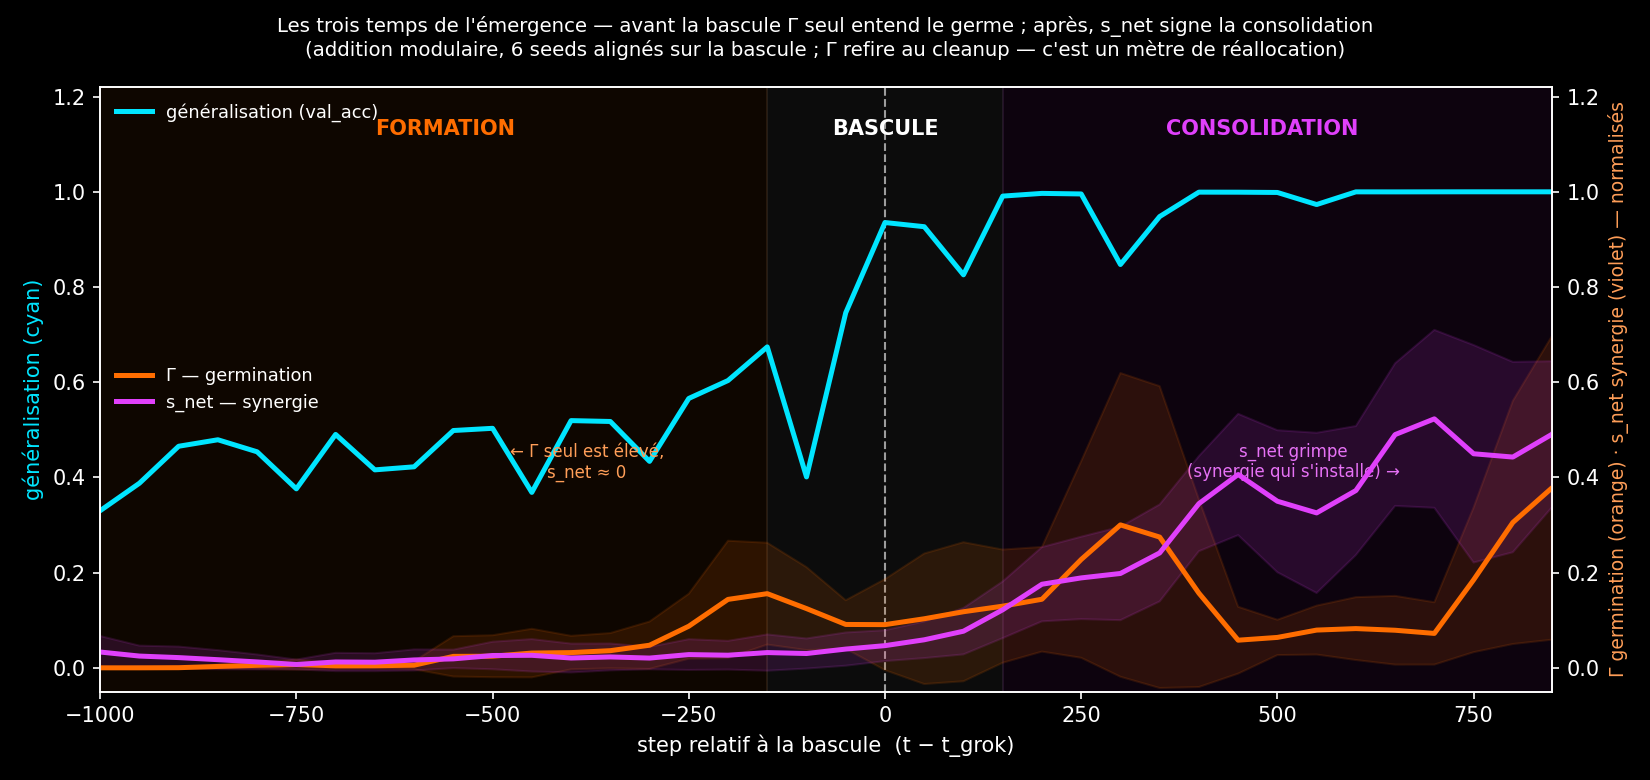

This chart was generated by the following Python code:
"""LA FIGURE DES TROIS TEMPS — version alignée-sur-grok, moyennée.

Aligne chaque run sur sa bascule (t − t_grok), moyenne Γ (formation) et s_net
(consolidation) à travers les seeds. Récit propre : Γ pique AVANT 0, s_net
monte APRÈS 0. C'est le résultat central, sur une timeline.
Données : modadd seeds 0-2, 10-12 (checkpoints sauvés). Pièce paper + portfolio.
"""
import os
import sys
import glob
import json
import numpy as np
import matplotlib
matplotlib.use("Agg")
import matplotlib.pyplot as plt

HERE = os.path.dirname(os.path.abspath(__file__))
sys.path.insert(0, HERE)
sys.path.insert(0, os.path.dirname(HERE))
sys.argv.append("--v1")
import xi_gamma_germination as xg
from xi_nn_grokking import measure_snet

RESULTS = os.path.join(HERE, "fig_three_phases")
SEEDS = (0, 1, 2, 10, 11, 12)
GRID = np.arange(-1400, 1000, 50)        # offset / grok, pas de 50 steps


def run_curves(seed):
    rd = os.path.join(xg.CKPT_ROOT, f"run_wd1.0_s{seed}")
    steps, acts, meta = xg.load_run(rd)                    # Frobenius (--v1)
    anchors, gamma, _ = xg.gamma_series(steps, acts, seed=seed)
    files = sorted(glob.glob(os.path.join(rd, "step_*.npz")))
    snet = [measure_snet(np.load(f)["acts_test"].astype(np.float64), seed=seed)[0]
            for f in files]
    tg = meta["t_grok"]
    val = np.interp([s for s in steps], [t["step"] for t in meta["traj"]],
                    [t["val_acc"] for t in meta["traj"]])
    # normalise Γ et s_net par leur propre max (forme, pas amplitude)
    g = np.array(gamma) / (max(gamma) + 1e-12)
    sn = np.array(snet) / (max(snet) + 1e-12)
    return {
        "g": np.interp(GRID, np.array(anchors) - tg, g, left=0, right=0),
        "sn": np.interp(GRID, np.array(steps) - tg, sn, left=0, right=np.nan),
        "val": np.interp(GRID, np.array(steps) - tg, val, left=0, right=1),
    }


def main():
    def smooth(x, k=3):
        ker = np.ones(k) / k
        return np.convolve(np.nan_to_num(x), ker, mode="same")

    C = [run_curves(s) for s in SEEDS]
    g = smooth(np.nanmean([c["g"] for c in C], 0))
    g_sd = smooth(np.nanstd([c["g"] for c in C], 0))
    sn = smooth(np.nanmean([c["sn"] for c in C], 0))
    sn_sd = smooth(np.nanstd([c["sn"] for c in C], 0))
    val = np.nanmean([c["val"] for c in C], 0)

    plt.style.use("dark_background")
    fig, ax = plt.subplots(figsize=(11, 5.2))
    ax2 = ax.twinx()

    # zones de phase
    ax.axvspan(-1400, -150, color="#ff6d00", alpha=0.06)
    ax.axvspan(-150, 150, color="#ffffff", alpha=0.05)
    ax.axvspan(150, 1000, color="#e040fb", alpha=0.06)
    ax.axvline(0, color="white", ls="--", lw=1, alpha=0.6)

    ax.plot(GRID, val, color="#00e5ff", lw=2.4, label="généralisation (val_acc)")
    ax2.plot(GRID, g, color="#ff6d00", lw=2.4, label="Γ — germination")
    ax2.fill_between(GRID, g-g_sd, g+g_sd, color="#ff6d00", alpha=0.13)
    ax2.plot(GRID, sn, color="#e040fb", lw=2.4, label="s_net — synergie")
    ax2.fill_between(GRID, sn-sn_sd, sn+sn_sd, color="#e040fb", alpha=0.13)

    for x, lab, col in [(-560, "FORMATION", "#ff6d00"),
                        (0, "BASCULE", "#ffffff"),
                        (480, "CONSOLIDATION", "#e040fb")]:
        ax.annotate(lab, xy=(x, 1.12), ha="center", fontsize=10,
                    color=col, annotation_clip=False, weight="bold")
    ax.annotate("← Γ seul est élevé,\ns_net ≈ 0", xy=(-380, 0.40), fontsize=8,
                color="#ff9e58", ha="center")
    ax.annotate("s_net grimpe\n(synergie qui s'installe) →", xy=(520, 0.40),
                fontsize=8, color="#e879f5", ha="center")

    ax.set_xlabel("step relatif à la bascule  (t − t_grok)")
    ax.set_ylabel("généralisation (cyan)", color="#00e5ff")
    ax2.set_ylabel("Γ germination (orange) · s_net synergie (violet) — normalisés",
                   color="#ff9e58", fontsize=9)
    ax.set_ylim(-0.05, 1.22); ax2.set_ylim(-0.05, 1.22); ax.set_xlim(-1000, 850)
    fig.suptitle("Les trois temps de l'émergence — avant la bascule Γ seul "
                 "entend le germe ; après, s_net signe la consolidation\n"
                 "(addition modulaire, 6 seeds alignés sur la bascule ; "
                 "Γ refire au cleanup — c'est un mètre de réallocation)",
                 color="white", fontsize=9.5)
    ax.legend(loc="upper left", frameon=False, fontsize=8.5)
    ax2.legend(loc="center left", frameon=False, fontsize=8.5)
    plt.tight_layout()
    plt.savefig(RESULTS + ".png", dpi=150, facecolor="black")

    # pics
    g_peak = GRID[np.argmax(g)]
    sn_peak = GRID[np.nanargmax(sn)]
    json.dump({"gamma_peak_offset": int(g_peak),
               "snet_peak_offset": int(sn_peak),
               "grid": GRID.tolist(), "gamma": g.tolist(),
               "snet": sn.tolist(), "val": val.tolist()},
              open(RESULTS + ".json", "w"), indent=1)
    print(f"Γ pic à t−grok = {g_peak}  |  s_net pic à t−grok = {sn_peak}")
    print(f"→ {RESULTS}.png")


if __name__ == "__main__":
    main()
